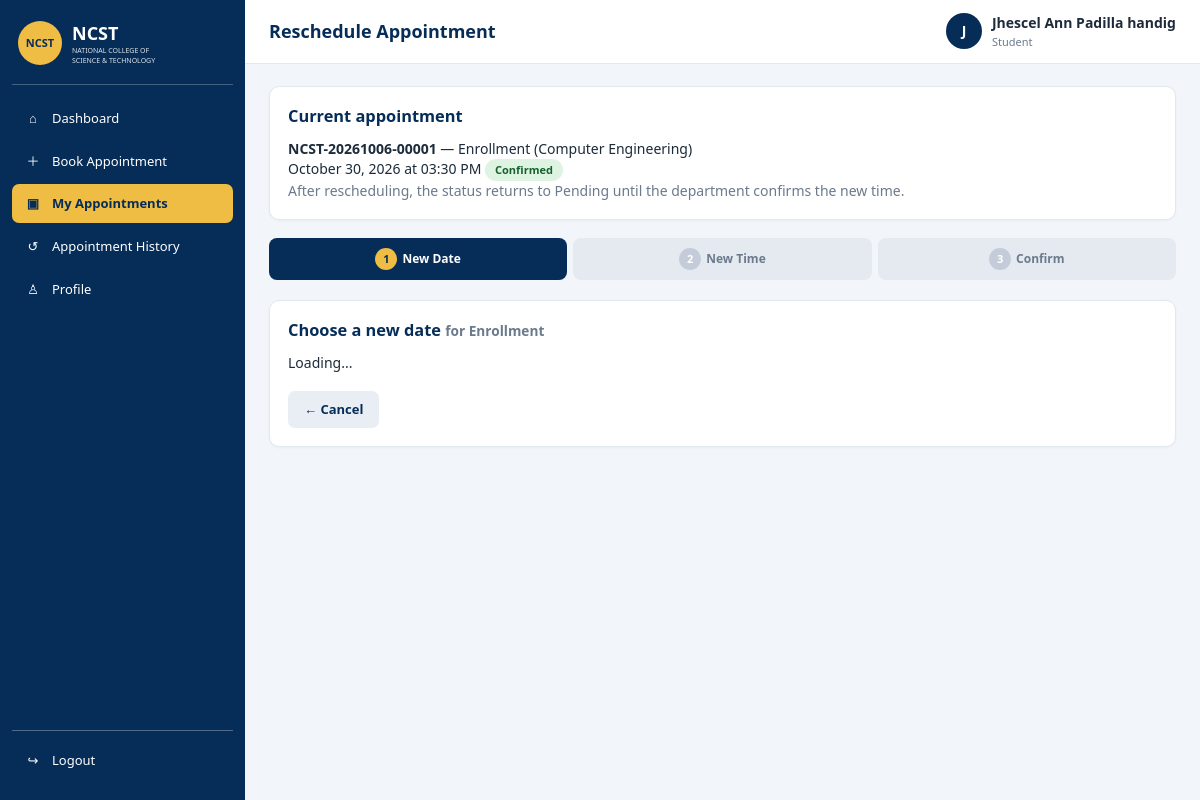
Screenshot of /reschedule.php?id=1 (signed in) with the database file from the repository.
### tables this page shows
CREATE TABLE `appointments` (
  `id` int(11) NOT NULL,
  `reference_no` varchar(30) NOT NULL,
  `user_id` int(11) NOT NULL,
  `course_id` int(11) NOT NULL,
  `service_id` int(11) NOT NULL,
  `slot_id` int(11) NOT NULL,
  `appointment_date` date NOT NULL,
  `appointment_time` time NOT NULL,
  `notes` varchar(500) DEFAULT NULL,
  `status` enum('pending','confirmed','completed','cancelled','no_show') NOT NULL DEFAULT 'pending',
  `cancel_reason` varchar(255) DEFAULT NULL,
  `created_at` timestamp NOT NULL DEFAULT current_timestamp(),
  `updated_at` timestamp NOT NULL DEFAULT current_timestamp() ON UPDATE current_timestamp()
);

CREATE TABLE `services` (
  `id` int(11) NOT NULL,
  `course_id` int(11) DEFAULT NULL,
  `name` varchar(100) NOT NULL,
  `description` varchar(255) DEFAULT NULL,
  `is_active` tinyint(1) NOT NULL DEFAULT 1,
  `created_at` timestamp NOT NULL DEFAULT current_timestamp()
);

CREATE TABLE `courses` (
  `id` int(11) NOT NULL,
  `code` varchar(20) NOT NULL,
  `name` varchar(100) NOT NULL,
  `description` varchar(255) DEFAULT NULL,
  `is_active` tinyint(1) NOT NULL DEFAULT 1,
  `created_at` timestamp NOT NULL DEFAULT current_timestamp()
);

### auth.php (called while the page is built, shortened)
<?php
function e($value): string
{
    return htmlspecialchars((string)$value, ENT_QUOTES, 'UTF-8');
}

### reschedule.php (the view, shortened to what this page needs)
<?php
require_once __DIR__ . "/layout.php";
$uid = (int)$_SESSION['user_id'];
$a = db_row($conn, appt_select_sql() . " WHERE a.id = ? AND a.user_id = ?", 'ii', [(int)($_GET['id'] ?? 0), $uid]);
?>
<div class="card">
    <h3>Current appointment</h3>
    <p><strong><?php echo e($a['reference_no']); ?></strong> — <?php echo e($a['service_name']); ?> (<?php echo e($a['course_name']); ?>)<br>
    <?php echo e(fmt_date($a['appointment_date'])); ?> at <?php echo e(fmt_time($a['appointment_time'])); ?> <?php echo badge($a['status']); ?></p>
    <p class="muted">After rescheduling, the status returns to Pending until the department confirms the new time.</p>
</div>
<div class="stepper">
    <div class="step" data-step="3"><b>1</b>New Date</div>
    <div class="step" data-step="4"><b>2</b>New Time</div>
    <div class="step" data-step="6"><b>3</b>Confirm</div>
</div>
<div class="card">
    <section class="step-panel" data-step="3">
        <h3>Choose a new date <small>for <span id="pickedService"></span></small></h3>
        <div class="msg"></div><div class="choice-grid list">Loading...</div>
        <div class="step-actions"><a class="btn btn-light" href="my_appointments.php">← Cancel</a></div>
    </section>
</div>

### lib.php (shortened to what this page needs)
<?php
require_once __DIR__ . "/auth.php";
function db_exec(mysqli $c, string $sql, string $types = '', array $p = []): mysqli_stmt
{
    $st = $c->prepare($sql);
    if ($types !== '') {
        $st->bind_param($types, ...$p);
    }
    $st->execute();
    return $st;
}
function db_rows(mysqli $c, string $sql, string $types = '', array $p = []): array
{
    $st = db_exec($c, $sql, $types, $p);
    $r = $st->get_result();
    $out = $r ? $r->fetch_all(MYSQLI_ASSOC) : [];
    return $out;
}
function db_row(mysqli $c, string $sql, string $types = '', array $p = []): ?array
{
    $r = db_rows($c, $sql, $types, $p);
    return $r[0] ?? null;
}
function badge(string $s): string
{
    return '<span class="badge badge-' . e($s) . '">' . e(STATUS_LABELS[$s] ?? $s) . '</span>';
}
function fmt_date(string $d): string { return date('F j, Y', strtotime($d)); }
function fmt_time(string $t): string { return date('h:i A', strtotime($t)); }

### app.css (style rules this page uses)
:root { --navy:#062d58;--navy2:#0b4a8a;--gold:#efbd43;--bg:#f2f5fa;--text:#1d2b3b;--muted:#6b7a8c;--line:#e2e8f0;--ok:#1e8e3e;--warn:#b7791f;--bad:#c53030;--card:#fff;--radius:10px }
* { box-sizing:border-box;margin:0;padding:0 }
body { font-family:'Segoe UI',Tahoma,Arial,sans-serif;background:var(--bg);color:var(--text);font-size:14px;line-height:1.45 }
a { color:var(--navy2) }
h3 { margin-bottom:10px;color:var(--navy) }
.muted,small { color:var(--muted) }
.card { background:var(--card);border:1px solid var(--line);border-radius:var(--radius);padding:18px;margin-bottom:18px;box-shadow:0 1px 3px rgba(0,0,0,.04) }
.btn { display:inline-block;border:0;border-radius:7px;padding:9px 16px;font-size:13px;font-weight:600;cursor:pointer;text-decoration:none;font-family:inherit }
.btn-light { background:#e9eef5;color:var(--navy) }
.badge { display:inline-block;padding:3px 10px;border-radius:20px;font-size:11px;font-weight:700;white-space:nowrap }
.badge-confirmed { background:#dff3e3;color:#14632d }
.stepper { display:flex;gap:6px;margin-bottom:20px;flex-wrap:wrap }
.stepper .step { flex:1;min-width:90px;text-align:center;padding:10px 6px;border-radius:8px;background:#e5eaf1;color:var(--muted);font-weight:600;font-size:12px }
.stepper .step b { display:inline-flex;width:22px;height:22px;border-radius:50%;background:#c3ccd8;color:#fff;align-items:center;justify-content:center;margin-right:5px;font-size:11px }
.stepper .step.active { background:var(--navy);color:#fff }
.stepper .step.active b { background:var(--gold);color:var(--navy) }
.choice-grid { display:grid;grid-template-columns:repeat(auto-fill,minmax(210px,1fr));gap:12px }
.step-actions { display:flex;justify-content:space-between;margin-top:18px }

### rows the page displays
appointments: reference_no "NCST-20261006-00001", service.name "Enrollment", course.name "Computer Engineering", appointment_date "October 30, 2026", appointment_time "03:30 PM", status "Confirmed"

### other values shown
$icon "⌂"
$label "Dashboard"
$icon "＋"
$label "Book Appointment"
$icon "▣"
$label "My Appointments"
$icon "↺"
$label "Appointment History"
$icon "♙"
$label "Profile"
$title "Reschedule Appointment"
mb_strtoupper(mb_substr($_SESSION['full_name'], 0, 1)) "J"
$_SESSION['full_name'] "Jhescel Ann Padilla handig"
$roleLabel "Student"
